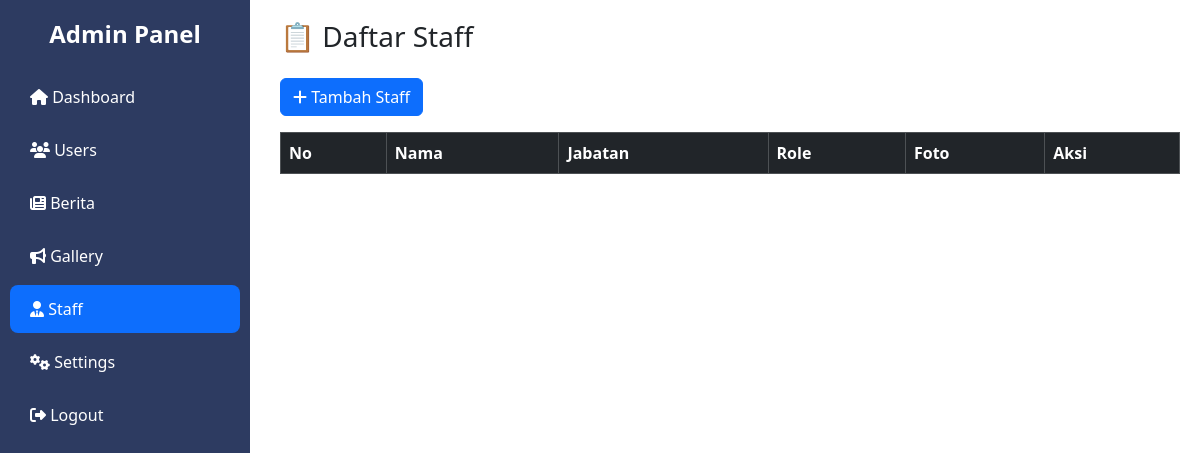
Page /dashboard/staff.php on the earlier database version.
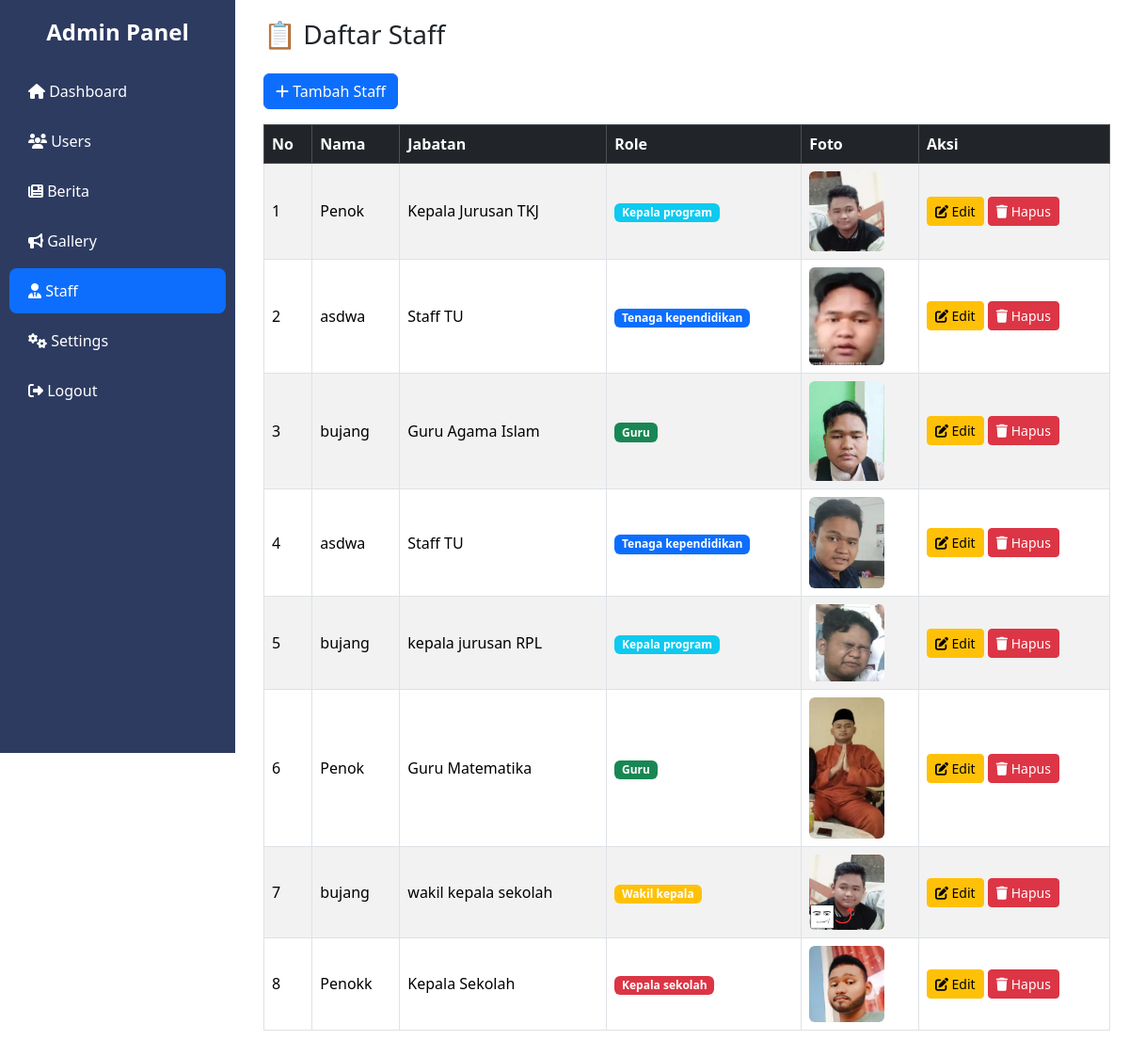
Same page on the later database version.
### tables this page shows
CREATE TABLE `staff` (
  `id` int(11) NOT NULL,
  `nama` varchar(100) NOT NULL,
  `jabatan` varchar(150) NOT NULL,
  `role` enum('kepala_sekolah','wakil_kepala','kepala_program','guru','tenaga_kependidikan') NOT NULL,
  `foto` varchar(255) DEFAULT NULL
);

### public/dashboard/staff.php (the view, shortened to what this page needs)
<?php
include '../../config/config.php';
$result = $conn->query("SELECT * FROM staff ORDER BY id DESC");
?>
<!DOCTYPE html>
<html lang="en">
<head>
    <link href="https://cdn.jsdelivr.net/npm/bootstrap@5.3.2/dist/css/bootstrap.min.css" rel="stylesheet">
    <link href="https://cdnjs.cloudflare.com/ajax/libs/font-awesome/6.4.0/css/all.min.css" rel="stylesheet">
</head>
<body>
    <div class="sidebar">
        <h4 class="text-center mb-4">Admin Panel</h4>
        <a href="../../public/dashboard.php"><i class="fa fa-home"></i> Dashboard</a>
        <a href="../../public/dashboard/users.php"><i class="fa fa-users"></i> Users</a>
        <a href="../../public/dashboard/berita.php"><i class="fa fa-newspaper"></i> Berita</a>
        <a href="../../public/dashboard/gallery.php"><i class="fa fa-bullhorn"></i> Gallery</a>
        <a href="../../public/dashboard/staff.php" class="bg-primary"><i class="fa fa-user-tie"></i> Staff</a>
        <a href="#"><i class="fa fa-cogs"></i> Settings</a>
        <a href="/smkn1bintan/auth/logout.php"><i class="fa fa-sign-out-alt"></i> Logout</a>
    </div>
    <div class="content">
        <h3 class="mb-4">📋 Daftar Staff</h3>
        <a href="../../crud/staff/add_staff.php" class="btn btn-primary mb-3">
            <i class="fa fa-plus"></i> Tambah Staff
        </a>
        <table class="table table-bordered table-striped align-middle">
            <thead class="table-dark">
                <tr>
                    <th>No</th>
                    <th>Nama</th>
                    <th>Jabatan</th>
                    <th>Role</th>
                    <th>Foto</th>
                    <th>Aksi</th>
                </tr>
            </thead>
            <tbody>
                <?php
                $no = 1;
                while ($row = $result->fetch_assoc()): ?>
                    <tr>
                        <td><?= $no++ ?></td>
                        <td><?= htmlspecialchars($row['nama']); ?></td>
                        <td><?= htmlspecialchars($row['jabatan']); ?></td>
                        <td>
                            <?php
                            $role = $row['role'];
                            $warna = "secondary";
                            if ($role == "kepala_sekolah") $warna = "danger";
                            elseif ($role == "wakil_kepala") $warna = "warning";
                            elseif ($role == "kepala_program") $warna = "info";
                            elseif ($role == "guru") $warna = "success";
                            elseif ($role == "tenaga_kependidikan") $warna = "primary";
                            ?>
                            <span class="badge bg-<?= $warna ?>">
                                <?= ucfirst(str_replace("_", " ", $role)); ?>
                            </span>
                        </td>
                        <td>
                            <?php if (!empty($row['foto'])): ?>
                                <img src="../assets/image/staff/<?= $row['foto'] ?>" width="80" class="rounded">
                            <?php else: ?>
                                <img src="../assets/image/default.jpeg" width="80" class="rounded">
                            <?php endif; ?>
                        </td>
                        <td>
                            <a href="../../crud/staff/edit_staff.php?id=<?= $row['id']; ?>" class="btn btn-warning btn-sm">
                                <i class="fa fa-edit"></i> Edit
                            </a>
                            <a href="../../crud/staff/delete_staff.php?id=<?= $row['id']; ?>"
                                onclick="return confirm('Yakin hapus data ini?')"
                                class="btn btn-danger btn-sm">
                                <i class="fa fa-trash"></i> Hapus
                            </a>
                        </td>
                    </tr>
                <?php endwhile; ?>
            </tbody>
        </table>
    </div>
</body>
</html>

### public/dashboard/staff.php (style rules this page uses)
.sidebar { height: 100vh; background: #2d3b61; color: #fff; padding: 20px 0; position: fixed; width: 250px; }
.sidebar h4 { font-weight: bold; }
.sidebar a { color: #fff; display: block; padding: 12px 20px; text-decoration: none; border-radius: 8px; margin: 5px 10px; transition: all 0.3s ease; }
.content { margin-left: 260px; padding: 20px; }
.table img { border-radius: 6px; }

Differences in the rows shown:
added staff: nama "Penok", jabatan "Kepala Jurusan TKJ", role "Kepala program", foto (picture)
added staff: nama "asdwa", jabatan "Staff TU", role "Tenaga kependidikan", foto (picture)
added staff: nama "bujang", jabatan "Guru Agama Islam", role "Guru", foto (picture)
added staff: nama "asdwa", jabatan "Staff TU", role "Tenaga kependidikan", foto (picture)
added staff: nama "bujang", jabatan "kepala jurusan RPL", role "Kepala program", foto (picture)
added staff: nama "Penok", jabatan "Guru Matematika", role "Guru", foto (picture)
added staff: nama "bujang", jabatan "wakil kepala sekolah", role "Wakil kepala", foto (picture)
added staff: nama "Penokk", jabatan "Kepala Sekolah", role "Kepala sekolah", foto (picture)
